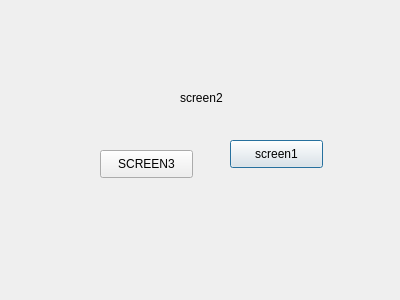
<?xml version="1.0" encoding="UTF-8"?>
<ui version="4.0">
 <class>Dialog</class>
 <widget class="QDialog" name="Dialog">
  <property name="geometry">
   <rect>
    <x>0</x>
    <y>0</y>
    <width>400</width>
    <height>300</height>
   </rect>
  </property>
  <property name="windowTitle">
   <string>Dialog</string>
  </property>
  <widget class="QLabel" name="label">
   <property name="geometry">
    <rect>
     <x>180</x>
     <y>90</y>
     <width>55</width>
     <height>16</height>
    </rect>
   </property>
   <property name="text">
    <string>screen2</string>
   </property>
  </widget>
  <widget class="QPushButton" name="Button1">
   <property name="geometry">
    <rect>
     <x>230</x>
     <y>140</y>
     <width>93</width>
     <height>28</height>
    </rect>
   </property>
   <property name="text">
    <string>screen1</string>
   </property>
  </widget>
  <widget class="QPushButton" name="Button2">
   <property name="geometry">
    <rect>
     <x>100</x>
     <y>150</y>
     <width>93</width>
     <height>28</height>
    </rect>
   </property>
   <property name="text">
    <string>SCREEN3</string>
   </property>
  </widget>
 </widget>
 <resources/>
 <connections/>
</ui>
